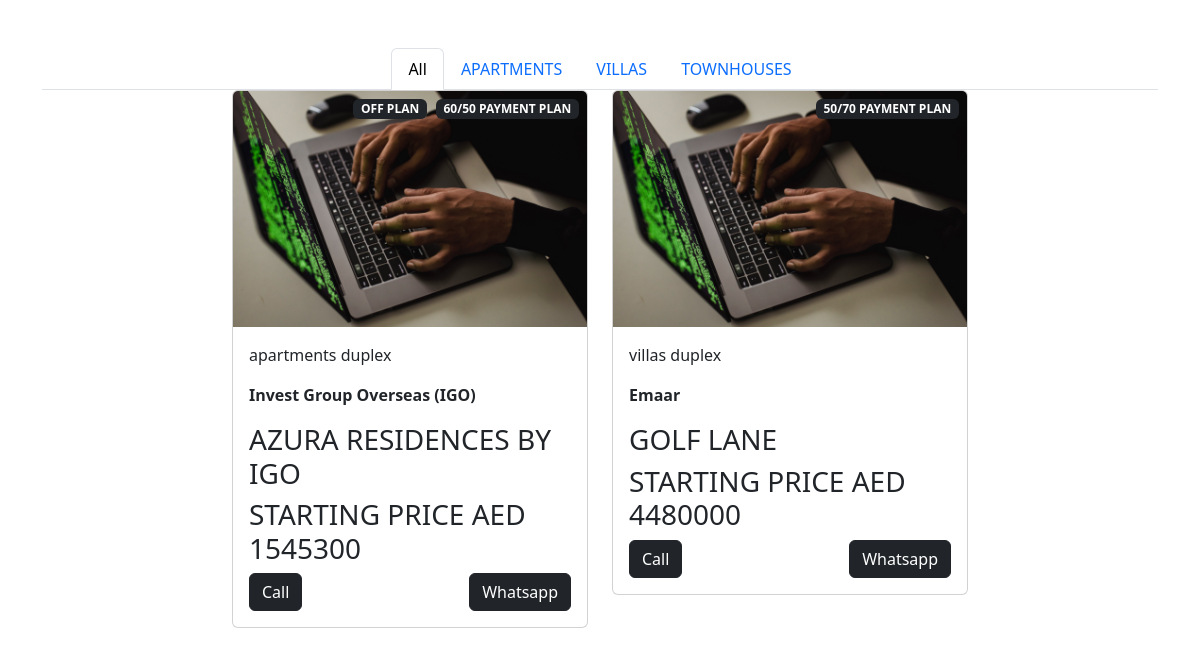
The app's page /account/all_property/, older data.
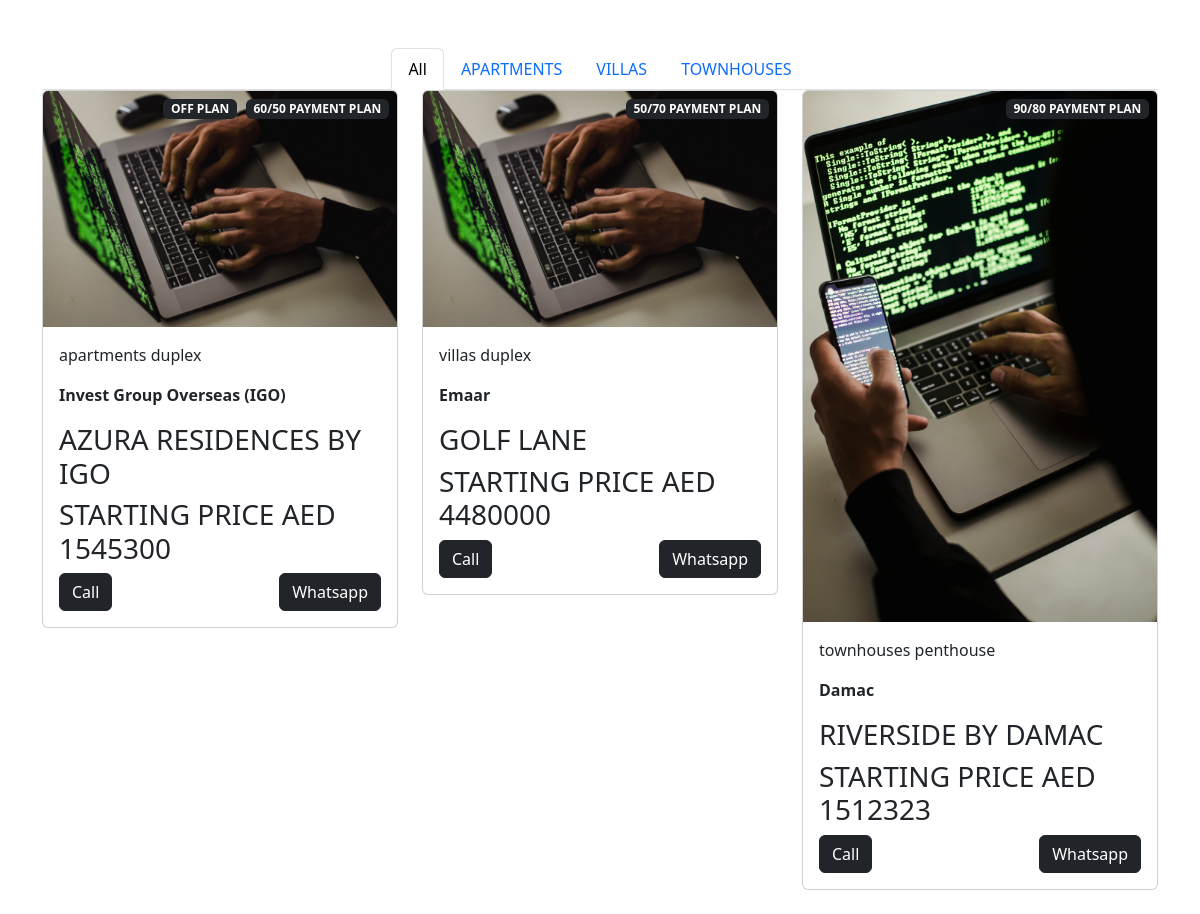
The same page, newer data.
### account/models.py (models this page shows, shortened)
class Properties(models.Model):
    title = models.CharField(max_length=100)
    description = models.CharField(max_length=30000)
    price = models.IntegerField()
    place = models.CharField(max_length=200)
    image = models.ImageField(upload_to='property_images')
    options=(
        ('apartments','apartments'),
        ('villas','villas'),
        ('townhouses','townhouses'),
    )
    types = (
         ('duplex','duplex'),
         ('penthouse','penthouse'),
    )
    company = models.CharField(max_length=100,null=True)
    type = models.CharField(max_length=100,choices=types,null=True,default='')
    is_off_plan = models.BooleanField(default=False)
    payment_plan = models.CharField(max_length=100)
    category = models.CharField(max_length=100,choices = options)
    location = models.ForeignKey(Location,on_delete=models.CASCADE,null=True)
    map = models.URLField(null=True)
    video = models.URLField(null=True)
    created_at = models.DateTimeField(auto_now_add=True,null=True)

### account/views.py (the view)
# urls.py: path('all_property/',AllProperty.as_view(), name='all_property'),
class AllProperty(ListView):
    template_name='all_property.html'
    queryset = Properties.objects.all()
    context_object_name='property'
    def get_context_data(self, **kwargs) -> dict[str, Any]:
        context = super().get_context_data(**kwargs)
        context["apartment"] = self.queryset.filter(category='apartments')
        context["villas"] = self.queryset.filter(category='villas')
        context["townhouses"] = self.queryset.filter(category='townhouses')
        return context

### account/templates/all_property.html (shortened to what this page needs)
<!doctype html>
<html lang="en">
    <head>
        <link
            href="https://cdn.jsdelivr.net/npm/bootstrap@5.3.2/dist/css/bootstrap.min.css"
            rel="stylesheet"
        />
    </head>
    <body>
        <div class="container mt-5">
            <ul class="nav nav-tabs justify-content-center" id="myTab" role="tablist">
                <li class="nav-item" role="presentation">
                  <button class="nav-link active" id="home-tab" data-bs-toggle="tab" data-bs-target="#all" type="button" role="tab" aria-controls="all" aria-selected="true">All</button>
                </li>
                <li class="nav-item" role="presentation">
                  <button class="nav-link" id="profile-tab" data-bs-toggle="tab" data-bs-target="#apartment" type="button" role="tab" aria-controls="apartment" aria-selected="false">APARTMENTS</button>
                </li>
                <li class="nav-item" role="presentation">
                  <button class="nav-link" id="contact-tab" data-bs-toggle="tab" data-bs-target="#villa" type="button" role="tab" aria-controls="villa" aria-selected="false">VILLAS</button>
                </li>
                <li class="nav-item" role="presentation">
                  <button class="nav-link" id="contact-tab" data-bs-toggle="tab" data-bs-target="#townhouses" type="button" role="tab" aria-controls="townhouses" aria-selected="false">TOWNHOUSES</button>
                </li>
              </ul>
              <div class="tab-content" id="myTabContent">
                <div class="tab-pane fade show active" id="all" role="tabpanel" aria-labelledby="all-tab">
                  <div class="row justify-content-center">
                    {% for prop in property %}
                    <div class="col-lg-4 col-md-6">
                     <div class="card mb-4">
                         {% if prop.is_off_plan %}
                         <div class="badge bg-dark text-white position-absolute" style="top: 0.5rem; right: 10rem;">
                             OFF PLAN
                         </div>
                         {% endif %}
                         <div class="badge bg-dark text-white position-absolute" style="top: 0.5rem; right: 0.5rem">
                             {{prop.payment_plan}} PAYMENT PLAN
                         </div>
                         <a href="{% url 'property_detail' prop.id %}">
                          <img src="{{prop.image.url}}" class="card-img-top" alt="Logo">
                         </a>
                         <div class="card-body">
                             <p class="card-text">
                               {{prop.category}}
                                 {% if prop.type %}
                                     {{prop.type}}
                                 {% endif %}
                             </p>
                             <p class="card-text fw-bold">{{prop.company}}</p>
                             <h3 class="card-text">{{prop.title}}</h3>
                             <h3 class="card-text">STARTING PRICE AED {{prop.price}}</h3>
                             <div class="d-flex justify-content-between button-gap mt-1">
                                 <a href="#" class="btn btn-dark">Call</a>
                                 <a href="#" class="btn btn-dark">Whatsapp</a>
                             </div>
                         </div>
                     </div>
                 </div>
                    {% endfor %}
                 </div>
                </div>
        </div>
    </body>
</html>

Row changes from the older to the newer data that the page shows:
added Properties: payment_plan "90/80", image (picture), category "townhouses", type "penthouse", company "Damac", title "RIVERSIDE BY DAMAC", price "1512323"
